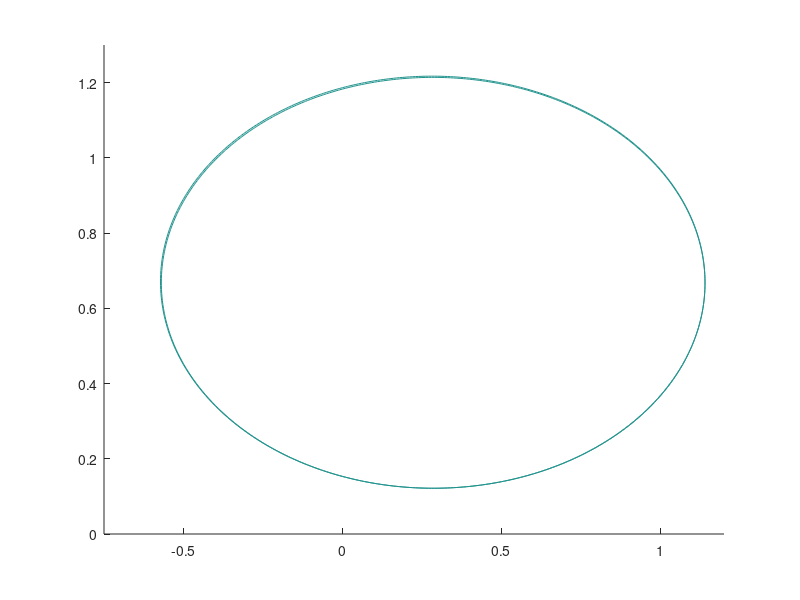

MATLAB code to generate this figure:


x = [1.02 .95 .87 .77 .67 .56 .44 .30 .16 .01]';
y = [0.39 .32 .27 .22 .18 .15 .13 .12 .13 .15]';

x1 = x + [(rand(1,10)-0.5)./10000]';
y1 = y + [(rand(1,10)-0.5)./10000]';

for i = 1:10
X(i,1) = x(i).^2 ;
X(i,2) = x(i).*y(i);
X(i,3) = y(i).^2;
X(i,4) = x(i);
X(i,5) = y(i);

Xn(i,1) = x1(i).^2 ;
Xn(i,2) = x1(i).*y1(i);
Xn(i,3) = y1(i).^2;
Xn(i,4) = x1(i);
Xn(i,5) = y1(i);
end
X = X;
z = -[1 1 1 1 1 1 1 1 1 1]';  
B = X'*X\X'*z
Bn = Xn'*Xn\Xn'*z
xmin = -0.75;
ymin = 0;
xmax = 1.2;
ymax = 1.3;
deltax = 0.01;
deltay = 0.01;
hold on
[X1,Y1] = meshgrid(xmin:deltax:xmax,ymin:deltay:ymax);
Z = B(1)*X1.^2 + B(2)*X1.*Y1 + B(3)*Y1.^2 + B(4)*X1 + B(5)*Y1 + 1;
contour(X1,Y1,Z,[0 0])

[X1,Y1] = meshgrid(xmin:deltax:xmax,ymin:deltay:ymax);
Z = Bn(1)*X1.^2 + Bn(2)*X1.*Y1 + Bn(3)*Y1.^2 + Bn(4)*X1 + Bn(5)*Y1 + 1;
contour(X1,Y1,Z,[0 0])
hold off
